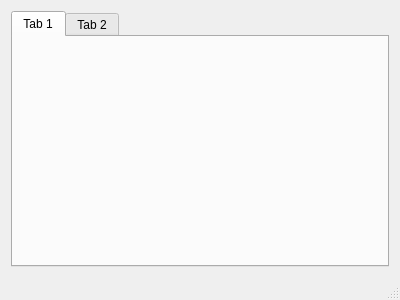
<?xml version="1.0" encoding="UTF-8"?>
<ui version="4.0">
 <class>MainWindow</class>
 <widget class="QMainWindow" name="MainWindow">
  <property name="geometry">
   <rect>
    <x>0</x>
    <y>0</y>
    <width>400</width>
    <height>300</height>
   </rect>
  </property>
  <property name="windowTitle">
   <string>MainWindow</string>
  </property>
  <widget class="QWidget" name="centralWidget">
   <layout class="QGridLayout" name="gridLayout">
    <item row="0" column="0">
     <widget class="QTabWidget" name="tabWidget">
      <widget class="QWidget" name="tab">
       <attribute name="title">
        <string>Tab 1</string>
       </attribute>
      </widget>
      <widget class="QWidget" name="tab_2">
       <attribute name="title">
        <string>Tab 2</string>
       </attribute>
      </widget>
     </widget>
    </item>
   </layout>
  </widget>
  <widget class="QMenuBar" name="menuBar">
   <property name="geometry">
    <rect>
     <x>0</x>
     <y>0</y>
     <width>400</width>
     <height>21</height>
    </rect>
   </property>
  </widget>
  <widget class="QStatusBar" name="statusBar"/>
 </widget>
 <layoutdefault spacing="6" margin="11"/>
 <resources/>
 <connections/>
</ui>
